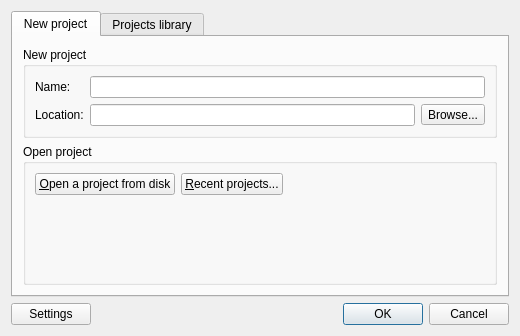
<?xml version="1.0" encoding="UTF-8"?>
<ui version="4.0">
 <class>ProjectDialog</class>
 <widget class="QDialog" name="ProjectDialog">
  <property name="windowModality">
   <enum>Qt::ApplicationModal</enum>
  </property>
  <property name="geometry">
   <rect>
    <x>0</x>
    <y>0</y>
    <width>520</width>
    <height>336</height>
   </rect>
  </property>
  <property name="windowTitle">
   <string>Project</string>
  </property>
  <property name="styleSheet">
   <string notr="true">
QWidget {
    background-color: #323232;
    color: #BAF73C;
}

QToolBar {
    border:0px;
}

QGraphicsView, QTextEdit, QPlainTextEdit, QTreeWidget, QListWidget, QLineEdit, QSpinBox, QComboBox {
    background-color: #282828;
}

QLabel, QMenu, QStatusBar {
  color: #BAF73C;
}

QMenuBar::item {
    background-color: #323232;
}

QMenu::item:selected {
    color: #f2f2f2;
    background-color: #383838;
}

QToolButton:hover {
    background-color: #383838;
}

QGroupBox {
    color: #BAF73C;
    font: bold 12px;
    padding: 15px;
    border-style: none;
}

QAbstractScrollArea::corner {
    background: #323232;
}

QScrollBar::add-page:horizontal, QScrollBar::sub-page:horizontal, QScrollBar::add-page:vertical, QScrollBar::sub-page:vertical {
  background: none;
}

QComboBox {
    selection-color: #f2f2f2;
    selection-background-color: #323232;
}

QComboBox QAbstractItemView {
    background-color: #282828;
}

QDockWidget, QMenuBar, QPushButton, QToolButton, QTabWidget, QHeaderView::section {
    color: #BAF73C;
    font: bold 11px;
}

QTabBar {
    color: #BAF73C;
}

QRadioButton, QCheckBox {
  color: #BAF73C;
}

QRadioButton::disabled, QCheckBox::disabled {
  color: gray;
}
// bg-color=#282828
// fg-color=#BAF73C
// tool-bar=#323232
// selection-bg=#383838 
// selection-fg=#f2f2f2
 </string>
  </property>
  <property name="modal">
   <bool>true</bool>
  </property>
  <layout class="QVBoxLayout" name="verticalLayout">
   <item>
    <widget class="QTabWidget" name="uiProjectTabWidget">
     <property name="tabPosition">
      <enum>QTabWidget::North</enum>
     </property>
     <property name="tabShape">
      <enum>QTabWidget::Rounded</enum>
     </property>
     <property name="currentIndex">
      <number>0</number>
     </property>
     <widget class="QWidget" name="uiNewProjectTab">
      <attribute name="title">
       <string>New project</string>
      </attribute>
      <layout class="QVBoxLayout" name="verticalLayout_3">
       <property name="leftMargin">
        <number>10</number>
       </property>
       <property name="topMargin">
        <number>10</number>
       </property>
       <property name="rightMargin">
        <number>10</number>
       </property>
       <property name="bottomMargin">
        <number>10</number>
       </property>
       <item>
        <widget class="QGroupBox" name="groupBox">
         <property name="title">
          <string>New project</string>
         </property>
         <layout class="QGridLayout" name="gridLayout">
          <item row="1" column="1">
           <layout class="QHBoxLayout" name="horizontalLayout_3">
            <item>
             <widget class="QLineEdit" name="uiLocationLineEdit"/>
            </item>
            <item>
             <widget class="QToolButton" name="uiLocationBrowserToolButton">
              <property name="text">
               <string>Browse...</string>
              </property>
             </widget>
            </item>
           </layout>
          </item>
          <item row="0" column="0">
           <widget class="QLabel" name="uiNameLabel">
            <property name="sizePolicy">
             <sizepolicy hsizetype="Fixed" vsizetype="Preferred">
              <horstretch>0</horstretch>
              <verstretch>0</verstretch>
             </sizepolicy>
            </property>
            <property name="text">
             <string>Name:</string>
            </property>
            <property name="textFormat">
             <enum>Qt::AutoText</enum>
            </property>
           </widget>
          </item>
          <item row="0" column="1">
           <widget class="QLineEdit" name="uiNameLineEdit"/>
          </item>
          <item row="1" column="0">
           <widget class="QLabel" name="uiLocationLabel">
            <property name="sizePolicy">
             <sizepolicy hsizetype="Fixed" vsizetype="Preferred">
              <horstretch>0</horstretch>
              <verstretch>0</verstretch>
             </sizepolicy>
            </property>
            <property name="text">
             <string>Location:</string>
            </property>
           </widget>
          </item>
         </layout>
        </widget>
       </item>
       <item>
        <widget class="QGroupBox" name="uiOpenProjectGroupBox">
         <property name="title">
          <string>Open project</string>
         </property>
         <layout class="QGridLayout" name="gridLayout_2">
          <item row="0" column="0">
           <layout class="QHBoxLayout" name="horizontalLayout_2">
            <item>
             <widget class="QPushButton" name="uiOpenProjectPushButton">
              <property name="text">
               <string>&amp;Open a project from disk</string>
              </property>
             </widget>
            </item>
            <item>
             <widget class="QPushButton" name="uiRecentProjectsPushButton">
              <property name="text">
               <string>&amp;Recent projects...</string>
              </property>
             </widget>
            </item>
            <item>
             <spacer name="horizontalSpacer_2">
              <property name="orientation">
               <enum>Qt::Horizontal</enum>
              </property>
              <property name="sizeHint" stdset="0">
               <size>
                <width>239</width>
                <height>20</height>
               </size>
              </property>
             </spacer>
            </item>
           </layout>
          </item>
          <item row="1" column="0">
           <spacer name="verticalSpacer">
            <property name="orientation">
             <enum>Qt::Vertical</enum>
            </property>
            <property name="sizeHint" stdset="0">
             <size>
              <width>5</width>
              <height>5</height>
             </size>
            </property>
           </spacer>
          </item>
         </layout>
        </widget>
       </item>
      </layout>
     </widget>
     <widget class="QWidget" name="uiProjectsLibraryTab">
      <attribute name="title">
       <string>Projects library</string>
      </attribute>
      <layout class="QVBoxLayout" name="verticalLayout_2">
       <property name="leftMargin">
        <number>10</number>
       </property>
       <property name="topMargin">
        <number>10</number>
       </property>
       <property name="rightMargin">
        <number>10</number>
       </property>
       <property name="bottomMargin">
        <number>10</number>
       </property>
       <item>
        <widget class="QTreeWidget" name="uiProjectsTreeWidget">
         <property name="alternatingRowColors">
          <bool>true</bool>
         </property>
         <property name="selectionMode">
          <enum>QAbstractItemView::ExtendedSelection</enum>
         </property>
         <property name="sortingEnabled">
          <bool>true</bool>
         </property>
         <attribute name="headerShowSortIndicator" stdset="0">
          <bool>true</bool>
         </attribute>
         <column>
          <property name="text">
           <string>Name</string>
          </property>
         </column>
         <column>
          <property name="text">
           <string>Status</string>
          </property>
         </column>
         <column>
          <property name="text">
           <string>Path</string>
          </property>
         </column>
        </widget>
       </item>
       <item>
        <layout class="QHBoxLayout" name="horizontalLayout_4">
         <item>
          <widget class="QPushButton" name="uiDeleteProjectButton">
           <property name="text">
            <string>Delete</string>
           </property>
          </widget>
         </item>
         <item>
          <widget class="QPushButton" name="uiDuplicateProjectPushButton">
           <property name="text">
            <string>Duplicate</string>
           </property>
          </widget>
         </item>
         <item>
          <spacer name="horizontalSpacer">
           <property name="orientation">
            <enum>Qt::Horizontal</enum>
           </property>
           <property name="sizeHint" stdset="0">
            <size>
             <width>40</width>
             <height>20</height>
            </size>
           </property>
          </spacer>
         </item>
         <item>
          <widget class="QPushButton" name="uiRefreshProjectsPushButton">
           <property name="text">
            <string>Refresh list</string>
           </property>
          </widget>
         </item>
        </layout>
       </item>
      </layout>
     </widget>
    </widget>
   </item>
   <item>
    <layout class="QHBoxLayout" name="horizontalLayout">
     <item>
      <widget class="QPushButton" name="uiSettingsPushButton">
       <property name="text">
        <string>Settings</string>
       </property>
      </widget>
     </item>
     <item>
      <spacer name="horizontalSpacer_3">
       <property name="orientation">
        <enum>Qt::Horizontal</enum>
       </property>
       <property name="sizeHint" stdset="0">
        <size>
         <width>40</width>
         <height>20</height>
        </size>
       </property>
      </spacer>
     </item>
     <item>
      <widget class="QDialogButtonBox" name="uiButtonBox">
       <property name="orientation">
        <enum>Qt::Horizontal</enum>
       </property>
       <property name="standardButtons">
        <set>QDialogButtonBox::Cancel|QDialogButtonBox::Ok</set>
       </property>
      </widget>
     </item>
    </layout>
   </item>
  </layout>
 </widget>
 <resources/>
 <connections>
  <connection>
   <sender>uiButtonBox</sender>
   <signal>accepted()</signal>
   <receiver>ProjectDialog</receiver>
   <slot>accept()</slot>
   <hints>
    <hint type="sourcelabel">
     <x>248</x>
     <y>254</y>
    </hint>
    <hint type="destinationlabel">
     <x>157</x>
     <y>274</y>
    </hint>
   </hints>
  </connection>
  <connection>
   <sender>uiButtonBox</sender>
   <signal>rejected()</signal>
   <receiver>ProjectDialog</receiver>
   <slot>reject()</slot>
   <hints>
    <hint type="sourcelabel">
     <x>316</x>
     <y>260</y>
    </hint>
    <hint type="destinationlabel">
     <x>286</x>
     <y>274</y>
    </hint>
   </hints>
  </connection>
  <connection>
   <sender>uiNameLineEdit</sender>
   <signal>returnPressed()</signal>
   <receiver>ProjectDialog</receiver>
   <slot>accept()</slot>
   <hints>
    <hint type="sourcelabel">
     <x>321</x>
     <y>56</y>
    </hint>
    <hint type="destinationlabel">
     <x>288</x>
     <y>93</y>
    </hint>
   </hints>
  </connection>
  <connection>
   <sender>uiLocationLineEdit</sender>
   <signal>returnPressed()</signal>
   <receiver>ProjectDialog</receiver>
   <slot>accept()</slot>
   <hints>
    <hint type="sourcelabel">
     <x>285</x>
     <y>100</y>
    </hint>
    <hint type="destinationlabel">
     <x>288</x>
     <y>93</y>
    </hint>
   </hints>
  </connection>
 </connections>
</ui>
